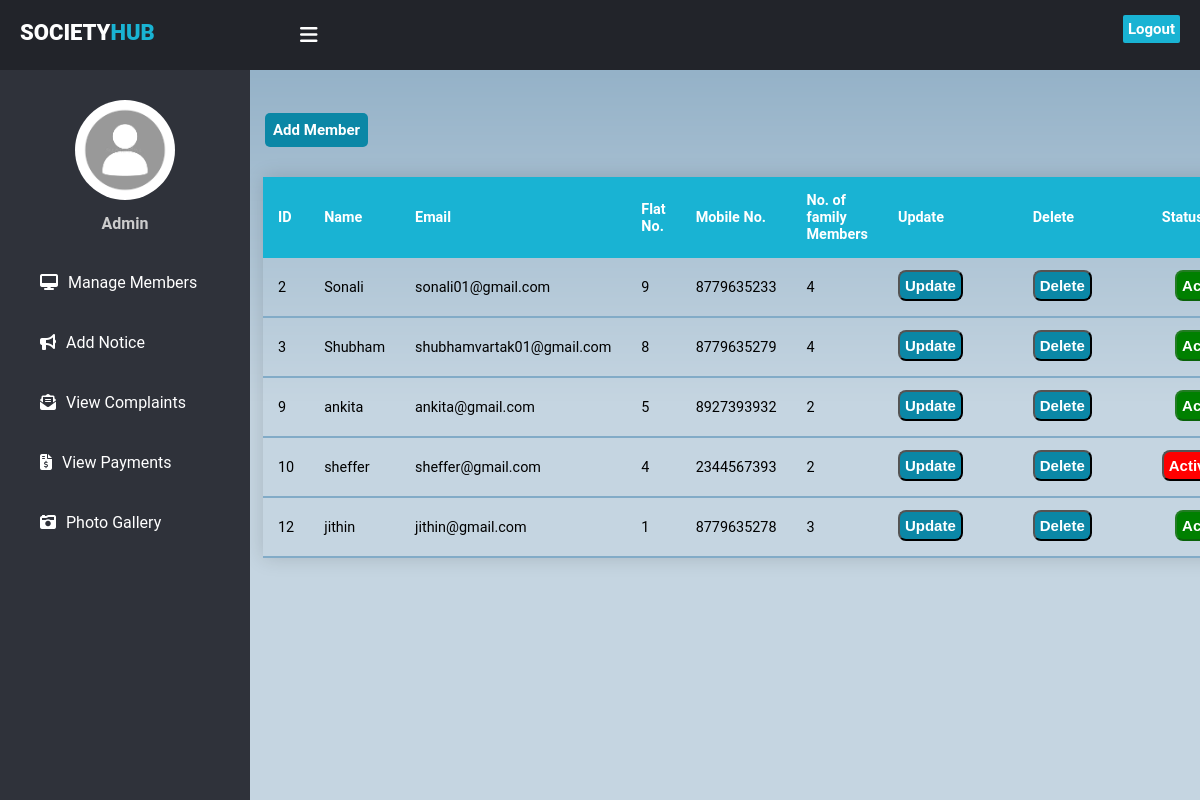
The app's page /managemem.php with its own data.
### tables this page shows
CREATE TABLE IF NOT EXISTS `registration` (
  `Id` int NOT NULL AUTO_INCREMENT,
  `Username` varchar(50) NOT NULL,
  `Email` varchar(50) NOT NULL,
  `Flatno` int NOT NULL,
  `MobileNo` bigint NOT NULL,
  `nno of family members` int NOT NULL,
  `Password` varchar(20) NOT NULL,
  `active` int NOT NULL,
  PRIMARY KEY (`Id`)
);

### managemem.php (the view, shortened to what this page needs)
<!DOCTYPE html>
<html lang="en">
<head>
    <link rel="stylesheet" href="dashstyle.css">
</head>
<body>
    <header>
      <label for="check">
        <i class="fas fa-bars" id="sidebar_btn"></i>
      </label>
      <div class="left_area">
        <h3>Society<span>HUB</span></h3>
      </div>
      <div class="right_area">
        <a href="logout.php" class="logout_btn">Logout</a>
      </div>
    </header>
    <div class="sidebar">
      <center>
        <img src="Images/download.png" class="profile_image" alt="">
        <h4> Admin </h4>
      </center>
      <a href="managemem.php"class="active"><i class="fas fa-desktop"></i><span>Manage Members</span></a>
      <a href="addnotice.php"><i class="fas fa-bullhorn"></i><span>Add Notice</span></a>
      <a href="viewcomplaints.php" ><i class="fas fa-envelope-open-text"></i><span>View Complaints</span></a>
      <a href="viewpayment.php" ><i class="fas fa-file-invoice-dollar"></i><span>View Payments</span></a>
      <a href="photo.php"><i class="fas fa-camera-retro"></i><span>Photo Gallery</span></a>
    </div>
    <div class="content"><br><br><br><br><br><br>
    <a href="insertuser.php" class="Table_btn1">Add Member</a><br><br>
    <?php
    $connection = mysqli_connect("localhost","root","");
    $query = "Select * from registration";
    $query_run = mysqli_query($connection,$query);
    ?>
    <table class="content-table">
  <thead>
    <tr>
      <th>ID</th>
      <th>Name</th>
      <th>Email</th>
      <th>Flat No.</th>
      <th>Mobile No.</th>
      <th>No. of family Members</th>
      <th>Update</th>
      <th>Delete</th>
      <th>Status</th>
    </tr>
  </thead>
  <?php
    if($query_run)
    {
      while($row = mysqli_fetch_array($query_run))
      {
        ?>
    <tbody>
    <tr>
      <td><?php echo $row['Id']; ?> </td>
      <td><?php echo $row['Username']; ?> </td>
      <td><?php echo $row['Email']; ?> </td>
      <td><?php echo $row['Flatno']; ?> </td>
      <td><?php echo $row['MobileNo']; ?> </td>
      <td><?php echo $row['nno of family members']; ?> </td>
      <form action="updateuser.php" method="post">
        <td><input type="submit" name="edit" class="Table_btn" value="Update"> </td>
      </form>
      <form action="deleteuser.php" method="post">
        <td><input type="submit" name="delete" class="Table_btn" value="Delete"> </td>
      </form>
      <td>
              <?php if ($row['active'] == 1) { ?>
                <button class="Table_btn" style="background-color: green; color: white;" disabled>Active</button>
              <?php } else { ?>
                <form action="" method="post">
                  <input type="submit" name="activate" class="Table_btn" style="background-color: red; color: white;" value="Activate">
                </form>
              <?php } ?>
            </td>
    </tr>
    </tbody>
        <?php
      }
    }
    else
    {
      echo "No Record found";
    }
    ?>
    </table>
    </div>
</body>
</html>

### dashstyle.css (style rules this page uses)
body { margin: 0; padding: 0; font-family: "Roboto", sans-serif; }
header { position:fixed; background: #22242A; padding: 20px; width: 100%; height: 30px; }
.left_area h3 { color: #fff; margin: 0; text-transform: uppercase; font-size: 22px; font-weight: 900; }
.left_area span { color: #19B3D3; }
.logout_btn { padding: 5px; background: #19B3D3; text-decoration: none; float: right; margin-top: -30px; margin-right: 40px; border-radius: 2px; font-size: 15px; font-weight: 600; color: #fff; transition: 0.5s; transition-property: background; }
.sidebar { background: #2f323a; margin-top: 70px; padding-top: 30px; position: fixed; left: 0; width: 250px; height: 100%; transition: 0.5s; transition-property: left; }
.sidebar .profile_image { width: 100px; height: 100px; border-radius: 100px; margin-bottom: 10px; }
.sidebar h4 { color: #ccc; margin-top: 0; margin-bottom: 20px; }
.sidebar a { color: #fff; display: block; width: 100%; line-height: 60px; text-decoration: none; padding-left: 40px; box-sizing: border-box; }
.sidebar i { padding-right: 10px; }
label #sidebar_btn { z-index: 1; color: #fff; position: fixed; cursor: pointer; left: 300px; font-size: 20px; margin: 5px 0; transition: 0.5s; transition-property: color; }
.content { margin-left: 250px; overflow: auto; background: url(Images/background.png) no-repeat; background-position: center; background-size: cover; height: 100vh; transition: 0.5s; }

### managemem.php (style rules this page uses)
.content-table { border-collapse: collapse; margin: 25px 0; margin-left: 13px; font-size: 0.9em; min-width: 400px; border-radius: 5px 5px 0 0; box-shadow: 0 0 20px rgba(0, 0, 0, 0.15); }
.content-table thead tr { background-color: #19B3D3; color: #ffffff; text-align: left; font-weight: 900; }
.content-table th, .content-table td { padding: 15px 15px; }
.content-table tbody tr { border-bottom: 1px solid #dddddd; }
.content-table tbody tr:last-of-type { border-bottom: 2px solid #82abc7; }
.Table_btn { padding: 5px; background: #0B87A6; text-decoration: none; float: right; margin-top: -3px; margin-right: 40px; border-radius: 8px; font-size: 15px; font-weight: 600; color: #fff; transition: 0.5s; transition-property: background; }
.Table_btn1 { padding: 8px; background: #0B87A6; text-decoration: none; float: left; margin-top: -1px; margin-left: 15px; margin-right: 40px; border-radius: 5px; font-size: 15px; font-weight: 600; color: #fff; transition: 0.5s; transition-property: background; }

### records on screen
registration: Id "2", Username "Sonali", Email "sonali01@gmail.com", Flatno "9", MobileNo "8779635233", nno of family members "4", active "Active"
registration: Id "3", Username "Shubham", Email "shubhamvartak01@gmail.com", Flatno "8", MobileNo "8779635279", nno of family members "4", active "Active"
registration: Id "9", Username "ankita", Email "ankita@gmail.com", Flatno "5", MobileNo "8927393932", nno of family members "2", active "Active"
registration: Id "10", Username "sheffer", Email "sheffer@gmail.com", Flatno "4", MobileNo "2344567393", nno of family members "2"
registration: Id "12", Username "jithin", Email "jithin@gmail.com", Flatno "1", MobileNo "8779635278", nno of family members "3", active "Active"
